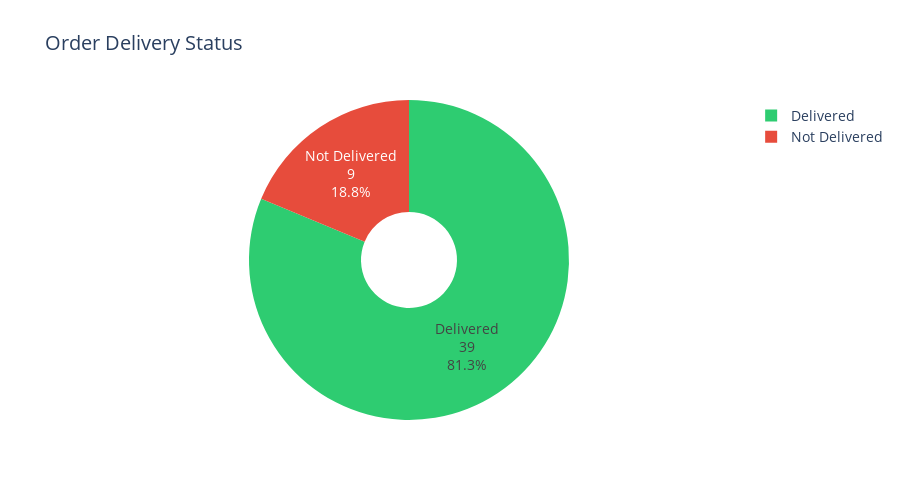

Notebook source saved alongside this figure:
### Markdown cell above
## 1. Delivery Status Overview

### Code cell
if 'df' in locals():
    delivery_counts = df['DeliveredFlag'].value_counts()
    
    fig = go.Figure(data=[go.Pie(
        labels=['Delivered', 'Not Delivered'],
        values=[delivery_counts.get(1, 0), delivery_counts.get(0, 0)],
        hole=0.3,
        marker=dict(colors=['#2ecc71', '#e74c3c']),
        textinfo='label+percent+value',
        hovertemplate='<b>%{label}</b><br>Count: %{value}<br>Percentage: %{percent}<extra></extra>'
    )])
    
    fig.update_layout(
        title='Order Delivery Status',
        font=dict(size=14),
        height=500
    )
    
    try:
        fig.write_html("../figures/delivery_stats_notebook.html")
        fig.show()
    except Exception as e:
        print(f"Error displaying/saving plot: {e}")

### Figure 1 — Plotly figure (JSON) as saved in the notebook; plotly's stock layout.template omitted (floating-point values rounded to 4 significant figures)
{"data": [{"hole": 0.3, "hovertemplate": "<b>%{label}</b><br>Count: %{value}<br>Percentage: %{percent}<extra></extra>", "labels": ["Delivered", "Not Delivered"], "marker": {"colors": ["#2ecc71", "#e74c3c"]}, "textinfo": "label+percent+value", "type": "pie", "values": [39, 9]}], "layout": {"font": {"size": 14}, "height": 500, "title": {"text": "Order Delivery Status"}}}
